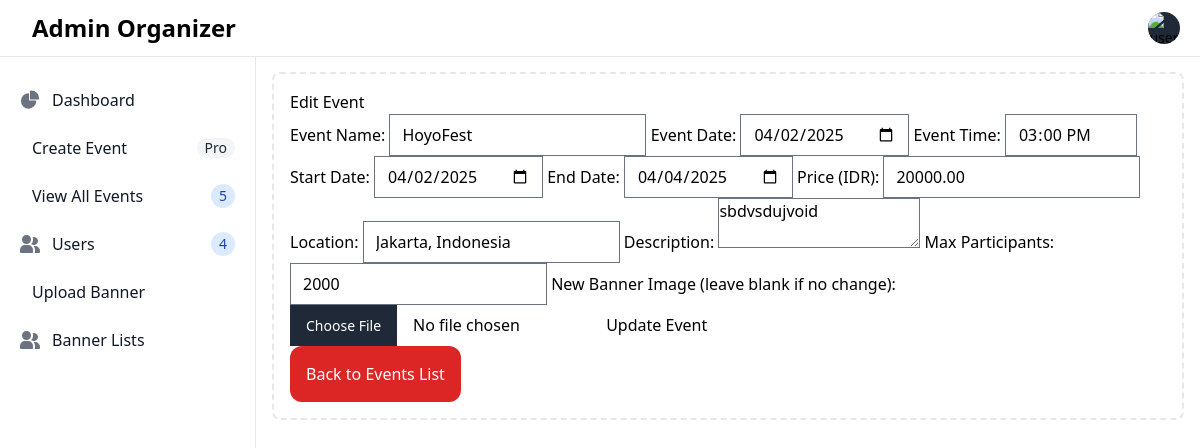
The app's page /src/views/edit_event.php?id=16 (signed in) with its own data.
### tables this page shows
CREATE TABLE `events` (
  `id` int(11) NOT NULL,
  `event_name` varchar(255) NOT NULL,
  `event_date` date NOT NULL,
  `event_time` time NOT NULL,
  `location` varchar(255) NOT NULL,
  `description` text NOT NULL,
  `max_participants` int(11) NOT NULL,
  `banner` varchar(255) DEFAULT NULL,
  `status` enum('open','close','cancel') DEFAULT NULL,
  `price` decimal(10,2) NOT NULL,
  `start_date` date NOT NULL,
  `end_date` date NOT NULL
);

### models/db.php (called while the page is built, shortened)
<?php
class Database {
    private $host = 'localhost';
    private $db_name = 'event_registration_system';
    private $username = 'root';
    private $password = '';
    private $conn;
    public function __construct() {
        try {
            $this->conn = new PDO("mysql:host={$this->host};dbname={$this->db_name}", $this->username, $this->password);
            $this->conn->setAttribute(PDO::ATTR_ERRMODE, PDO::ERRMODE_EXCEPTION);
        } catch (PDOException $e) {
            die("Connection failed: " . $e->getMessage());
        }
    }
    public function fetch($sql, $params = []) {
        try {
            $stmt = $this->conn->prepare($sql);
            $stmt->execute($params);
            return $stmt->fetch(PDO::FETCH_ASSOC);
        } catch (PDOException $e) {
            die("Query failed: " . $e->getMessage());
        }
    }
}

### models/event.php (called while the page is built, shortened)
<?php
require_once 'db.php';
class Event {
    private $db;
    public function __construct() {
        $this->db = new Database();
    }
    public function getEventById($event_id) {
        $sql = "SELECT * FROM events WHERE id = ?";
        return $this->db->fetch($sql, [$event_id]);
    }
}

### src/views/edit_event.php (the view, shortened to what this page needs)
<?php
require_once __DIR__ . '/../../models/event.php';
require_once __DIR__ . '/../../models/db.php';
$database = new Database();
$db = $database->getConnection();
$event = new Event();
$query = "SELECT COUNT(*) as total_events FROM events";
$stmt = $db->prepare($query);
$stmt->execute();
$total_events = $stmt->fetch(PDO::FETCH_ASSOC);
$query = "SELECT COUNT(*) as total_users FROM users";
$stmt = $db->prepare($query);
$stmt->execute();
$total_users = $stmt->fetch(PDO::FETCH_ASSOC);
if (isset($_GET['id'])) {
    $event_id = intval($_GET['id']);
    $event_details = $event->getEventById($event_id);
} else {
    header('Location: events_lists.php?error=Invalid event ID');
    exit();
}
?>
<!DOCTYPE html>
<html lang="en">
<head>
    <link href="https://cdn.jsdelivr.net/npm/flowbite@2.5.2/dist/flowbite.min.css"  rel="stylesheet" />
    <link rel="stylesheet" href="../css/output.css">
    <script src="https://cdn.tailwindcss.com"></script>
</head>
<body>
    <nav class="fixed top-0 z-50 w-full bg-white border-b border-gray-200 dark:bg-gray-800 dark:border-gray-700">
        <div class="px-3 py-3 lg:px-5 lg:pl-3">
            <div class="flex items-center justify-between">
            <div class="flex items-center justify-start rtl:justify-end">
                <a href="dashboard.php" class="flex items-center ms-2 md:me-24">
                    <span class="self-center text-xl font-semibold sm:text-2xl whitespace-nowrap dark:text-white">Admin Organizer</span>
                </a>
            </div>
            <div class="flex items-center">
                <div class="flex items-center ms-3">
                    <div>
                        <button type="button" class="flex text-sm bg-gray-800 rounded-full focus:ring-4 focus:ring-gray-300 dark:focus:ring-gray-600" aria-expanded="false" data-dropdown-toggle="dropdown-user">
                            <img class="w-8 h-8 rounded-full" src="../../uploads/profilepic/<?php echo $profilePic; ?>" alt="user photo">
                        </button>
                    </div>
                </div>
                </div>
            </div>
        </div>
    </nav>
    <aside id="logo-sidebar" class="fixed top-0 left-0 z-40 w-64 h-screen pt-20 transition-transform -translate-x-full bg-white border-r border-gray-200 sm:translate-x-0 dark:bg-gray-800 dark:border-gray-700" aria-label="Sidebar">
        <div class="h-full px-3 pb-4 overflow-y-auto bg-white dark:bg-gray-800">
            <ul class="space-y-2 font-medium">
                <li>
                    <a href="dashboard.php" class="flex items-center p-2 text-gray-900 rounded-lg dark:text-white hover:bg-gray-100 dark:hover:bg-gray-700 group">
                    <span class="ms-3">Dashboard</span>
                    </a>
                </li>
                <li>
                    <a href="create_event.php" class="flex items-center p-2 text-gray-900 rounded-lg dark:text-white hover:bg-gray-100 dark:hover:bg-gray-700 group">
                        <span class="flex-1 ms-3 whitespace-nowrap">Create Event</span>
                        <span class="inline-flex items-center justify-center px-2 ms-3 text-sm font-medium text-gray-800 bg-gray-100 rounded-full dark:bg-gray-700 dark:text-gray-300">Pro</span>
                    </a>
                </li>
                <li>
                    <a href="events_lists.php" class="flex items-center p-2 text-gray-900 rounded-lg dark:text-white hover:bg-gray-100 dark:hover:bg-gray-700 group">
                        <span class="flex-1 ms-3 whitespace-nowrap">View All Events</span>
                        <span class="inline-flex items-center justify-center w-3 h-3 p-3 ms-3 text-sm font-medium text-blue-800 bg-blue-100 rounded-full dark:bg-blue-900 dark:text-blue-300"><?php echo htmlspecialchars($total_events['total_events']); ?></span>
                    </a>
                </li>
                <li>
                    <a href="view_users.php" class="flex items-center p-2 text-gray-900 rounded-lg dark:text-white hover:bg-gray-100 dark:hover:bg-gray-700 group">
                        <span class="flex-1 ms-3 whitespace-nowrap">Users</span>
                        <span class="inline-flex items-center justify-center w-3 h-3 p-3 ms-3 text-sm font-medium text-blue-800 bg-blue-100 rounded-full dark:bg-blue-900 dark:text-blue-300"><?php echo htmlspecialchars($total_users['total_users']); ?></span>
                    </a>
                </li>
                <li>
                    <a href="banner_upload.php" class="flex items-center p-2 text-gray-900 rounded-lg dark:text-white hover:bg-gray-100 dark:hover:bg-gray-700 group">
                        <span class="flex-1 ms-3 whitespace-nowrap">Upload Banner</span>
                    </a>
                </li>
                <li>
                    <a href="banner_list.php" class="flex items-center p-2 text-gray-900 rounded-lg dark:text-white hover:bg-gray-100 dark:hover:bg-gray-700 group">
                    <span class="flex-1 ms-3 whitespace-nowrap">Banner Lists</span>
                    </a>
                </li>
            </ul>
        </div>
    </aside>
    <div class="p-4 sm:ml-64">
        <div class="p-4 border-2 border-gray-200 border-dashed rounded-lg dark:border-gray-700 mt-14">
            <h1>Edit Event</h1>
            <form action="" method="POST" enctype="multipart/form-data">
                <label for="event_name">Event Name:</label>
                <input type="text" id="event_name" name="event_name" value="<?php echo htmlspecialchars($event_details['event_name']); ?>" required>
                <label for="event_date">Event Date:</label>
                <input type="date" id="event_date" name="event_date" value="<?php echo htmlspecialchars($event_details['event_date']); ?>" required>
                <label for="event_time">Event Time:</label>
                <input type="time" id="event_time" name="event_time" value="<?php echo htmlspecialchars($event_details['event_time']); ?>" required>
                <label for="start_date">Start Date:</label>
                <input type="date" id="start_date" name="start_date" value="<?php echo htmlspecialchars($event_details['start_date']); ?>" required>
                <label for="end_date">End Date:</label>
                <input type="date" id="end_date" name="end_date" value="<?php echo htmlspecialchars($event_details['end_date']); ?>" required>
                <label for="price">Price (IDR):</label>
                <input type="number" step="0.01" id="price" name="price" value="<?php echo htmlspecialchars($event_details['price']); ?>" required>
                <label for="location">Location:</label>
                <input type="text" id="location" name="location" value="<?php echo htmlspecialchars($event_details['location']); ?>" required>
                <label for="description">Description:</label>
                <textarea id="description" name="description" required><?php echo htmlspecialchars($event_details['description']); ?></textarea>
                <label for="max_participants">Max Participants:</label>
                <input type="number" id="max_participants" name="max_participants" value="<?php echo htmlspecialchars($event_details['max_participants']); ?>" required>
                <label for="banner">New Banner Image (leave blank if no change):</label>
                <input type="file" id="banner" name="banner" accept="image/*">
                <button type="submit" name="edit_event">Update Event</button>
            </form>
            <button class="p-4 text-white text-center rounded-xl bg-red-600">
                <a href="events_lists.php">Back to Events List</a>
            </button>
        </div>
    </div>
</body>
</html>

### records on screen
events: event_name "HoyoFest", event_date "04/02/2025", event_time "15:00:00", start_date "04/02/2025", end_date "04/04/2025", price "20000.00", location "Jakarta, Indonesia", description "sbdvsdujvoid", max_participants "2000"

### other values on screen
$total_events['total_events'] "5"
$total_users['total_users'] "4"
